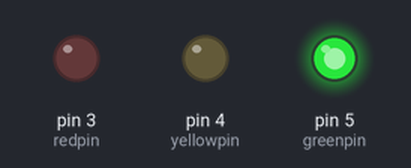
Bench run of a sketch on a simulated Arduino Uno, built with avr-gcc and run on an emulated ATmega328P. Shown: output pins drawn as LEDs (lit = HIGH).

Above: at 2.5 s.
At 6.5 s:
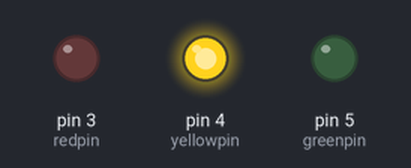
At 10.5 s:
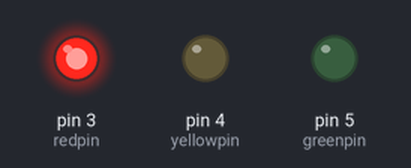
Timing chart, 0 to 16.9 s (numbered marks = the images above):
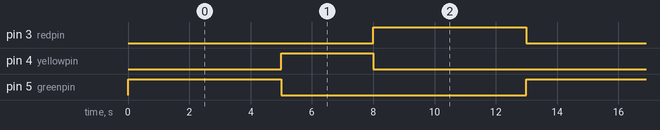

The sketch:

sketch_aug4a.ino
```cpp
int redpin=3;
int yellowpin=4;
int greenpin=5;
void setup() {
  // put your setup code here, to run once:
  pinMode(redpin, OUTPUT);
  pinMode(yellowpin, OUTPUT);
  pinMode(greenpin, OUTPUT);

}

void loop() {
  // put your main code here, to run repeatedly:
  digitalWrite(greenpin, HIGH);
  delay(5000);
  digitalWrite(greenpin, LOW);
  digitalWrite(yellowpin, HIGH);
  delay(3000);
  digitalWrite(yellowpin, LOW);
  digitalWrite(redpin, HIGH);
  delay(5000);
  digitalWrite(redpin, LOW);


}
```

Measured:
- by itself, pin 3 (redpin), pin 5 (greenpin): alternates HIGH for 5.0 s and LOW for 8.0 s
- by itself, pin 4 (yellowpin): alternates HIGH for 3.0 s and LOW for 10.0 s
- by itself, everything shown: repeats every 13.0 s, in 4 steps
